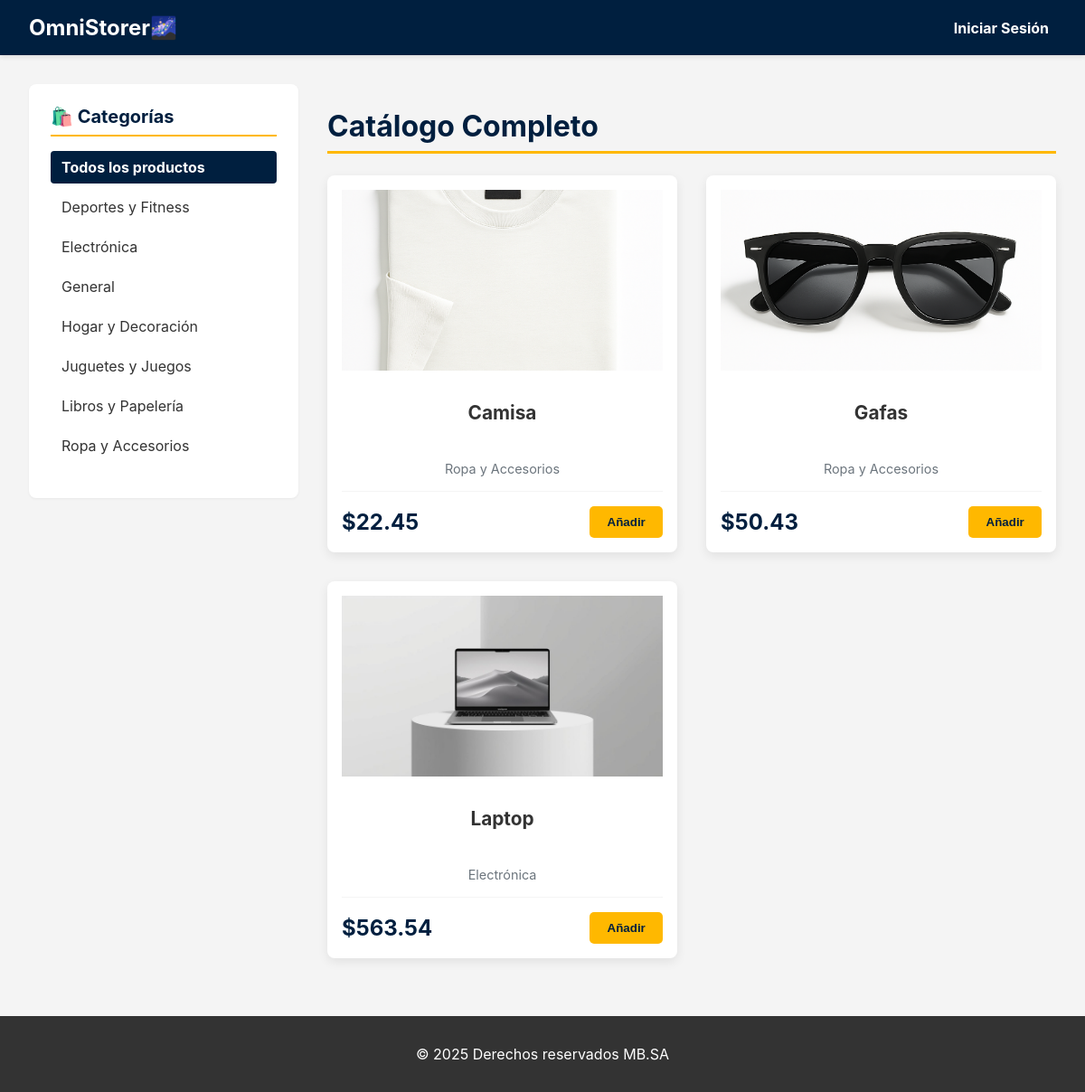
The page / on the database its author committed.
### store/models.py (models this page shows, shortened)
class Category(models.Model):
    name = models.CharField(max_length=255, unique=True)
    slug = models.SlugField(max_length=255, unique=True)
    class Meta:
        verbose_name = 'category'
        verbose_name_plural = 'categories'
        ordering = ('name',)

class Product(models.Model):
    category = models.ForeignKey(
        Category,
        related_name='products',
        on_delete=models.CASCADE,
        db_index=True
    )
    name = models.CharField(max_length=200, db_index=True)
    slug = models.SlugField(max_length=200, db_index=True, unique=True)
    description = models.TextField(blank=True)
    price = models.DecimalField(max_digits=10, decimal_places=2)
    sku = models.CharField(max_length=50, unique=True)
    stock = models.IntegerField()
    available = models.BooleanField(default=True)
    image = models.ImageField(upload_to='products/%Y/%m/%d', blank=True)
    created = models.DateTimeField(auto_now_add=True)
    updated = models.DateTimeField(auto_now=True)
    class Meta:
        ordering = ('name',)
        verbose_name = 'producto'
        verbose_name_plural = 'productos'
        indexes = [
            Index(fields=['id', 'slug']),
        ]

### store/views.py (the view)
# urls.py: path('', views.product_list, name='product_list'),
def product_list(request, category_slug=None):
    categories = Category.objects.all()
    products = Product.objects.filter(available=True)
    current_category = None
    if category_slug:
        current_category = get_object_or_404(Category, slug=category_slug)
        products = products.filter(category=current_category)
    cart_count = get_cart_count(request)
    context = {
        'categories': categories,  # Lista de todas las categorías
        'products': products,  # Lista de productos (filtrados o todos)
        'current_category': current_category,  # Categoría seleccionada (para el título y el menú activo)
        'cart_count': cart_count,
        'stripe_public_key': settings.STRIPE_PUBLIC_KEY
    }
    return render(request, 'store/product_list.html', context)

### store/views.py (called while the page is built)
def get_cart_count(request):
    cart = request.session.get('cart', {})
    return sum(item['quantity'] for item in cart.values())

### store/templates/store/product_list.html (shortened to what this page needs)
{% extends "base.html" %}
{% load static %}
{% block content %}
    <h2 class="title-heading">
        {% if current_category %}
            {{ current_category.name }}
        {% else %}
            Catálogo Completo
        {% endif %}
    </h2>
    <div class="product-grid">
        {% for product in products %}
            <div class="product-card">
                <div class="product-image-container">
                    {% if product.image %}
                        <img src="{{ product.image.url }}" alt="{{ product.name }}" class="product-image">
                    {% else %}
                        <div class="product-placeholder">📦</div>
                    {% endif %}
                </div>
                <h3 class="product-name">
                    <a href="{% url 'product_detail' product.slug %}">{{ product.name }}</a>
                </h3>
                <p class="product-category">{{ product.category.name }}</p>
                <div class="product-footer">
                    <span class="product-price">${{ product.price|floatformat:2 }}</span>
                    <form hx-post="{% url 'add_to_cart' product.id %}"
                          hx-target="#floating-message-container"
                          hx-swap="innerHTML"
                          hx-indicator="#loading-{{ product.id }}"
                          class="inline-block"
                    >
                        <button type="submit"
                                class="add-to-cart-btn"
                                hx-on:htmx:afterRequest="
                                    // Dispara el evento 'updateCart' en el body si la petición fue exitosa (status 200-299)
                                    if(event.detail.successful) {
                                        htmx.trigger(document.body, 'updateCart', {});
                                        // La vista 'add_to_cart' debe devolver el HTML del mensaje flotante.
                                    }
                                ">
                            Añadir
                        </button>
                    </form>
                </div>
            </div>
        {% empty %}
            <p class="no-products-message">¡No se encontraron productos en esta sección! Vuelva más tarde.</p>
        {% endfor %}
    </div>
{% endblock %}

### templates/base.html (shortened to what this page needs)
<!DOCTYPE html>
<html lang="es">
<head>
</head>
<body>
    <header>
        <nav>
            <h1><a href="{% url 'product_list' %}">OmniStorer🌌</a></h1>
            <ul>
                {% if user.is_authenticated %}
                <li>{{ user.username }}</li>
                <li><a href="{% url 'contact' %}">Contacto</a></li>
                <li><a href="{% url 'purchase_history' %}">Mi Historial</a></li>
                <li>
                    <a href="{% url 'cart_detail' %}">Carrito (<span id="cart-count" hx-get="{% url 'get_cart_count' %}" hx-trigger="load, updateCart from:body" hx-swap="innerHTML">{{ cart_count|default:0 }}</span>)</a>
                </li>
                <li><a href="{% url 'logout' %}">Cerrar Sesión</a></li>
                {% else %}
                <li><a href="/accounts/login/">Iniciar Sesión</a></li>
                {% endif %}
            </ul>
        </nav>
    </header>
    <div class="content-wrapper">
        {% if categories %}
        <aside class="sidebar">
            <div class="category-list">
                <h3>🛍️ Categorías</h3>
                <ul>
                    <li>
                        <a href="{% url 'product_list' %}" class="{% if not current_category %}active{% endif %}">
                            Todos los productos
                        </a>
                    </li>
                    {% for category in categories %}
                        <li>
                            <a href="{% url 'product_list_by_category' category.slug %}"
                               class="{% if current_category and current_category.slug == category.slug %}active{% endif %}">
                                {{ category.name }}
                            </a>
                        </li>
                    {% endfor %}
                </ul>
            </div>
        </aside>
        {% endif %}
        <main>
            {% block content %}
            {% endblock %}
        </main>
    </div>
    <footer>
        <p>&copy; 2025 Derechos reservados MB.SA</p>
    </footer>
</body>
</html>

### templates/base.html (style rules this page uses)
:root { --color-blue: #001f3f; --color-white: #ffffff; --color-gray: #f4f4f4; --color-dark-gray: #333; --color-accent: #ffb800; }
body { font-family: 'Inter', Arial, sans-serif; margin: 0; background-color: var(--color-gray); color: var(--color-dark-gray); }
header { background-color: var(--color-blue); color: var(--color-white); padding: 1rem 2rem; box-shadow: 0 2px 5px rgba(0,0,0,0.1); position: sticky; top: 0; z-index: 100; }
nav { display: flex; justify-content: space-between; align-items: center; }
nav h1 { margin: 0; font-size: 1.5rem; }
nav h1 a { color: var(--color-white); text-decoration: none; }
nav ul { list-style: none; margin: 0; padding: 0; display: flex; gap: 1.5rem; }
nav ul a { color: var(--color-white); text-decoration: none; font-weight: bold; padding: 0.5rem; border-bottom: 2px solid transparent; transition: border-bottom 0.3s ease; }
.content-wrapper { display: flex; gap: 2rem; padding: 2rem; min-height: calc(100vh - 150px); max-width: 1200px; margin: 0 auto; }
aside.sidebar { flex: 0 0 250px; background-color: var(--color-white); padding: 1.5rem; border-radius: 8px; box-shadow: 0 1px 3px rgba(0,0,0,0.05); align-self: flex-start; }
.category-list h3 { margin-top: 0; margin-bottom: 1rem; font-size: 1.25rem; color: var(--color-blue); border-bottom: 2px solid var(--color-accent); padding-bottom: 0.5rem; }
.category-list ul { list-style: none; padding: 0; }
.category-list li { margin-bottom: 0.5rem; }
.category-list a { display: block; padding: 0.5rem 0.75rem; text-decoration: none; color: var(--color-dark-gray); border-radius: 4px; transition: background-color 0.2s; }
.category-list .active { background-color: var(--color-blue); color: var(--color-white); font-weight: bold; }
main { flex-grow: 1; padding: 0; }
footer { background-color: var(--color-dark-gray); color: var(--color-white); text-align: center; padding: 1rem; margin-top: 2rem; }

### store/templates/store/product_list.html (style rules this page uses)
.title-heading { font-size: 2rem; color: var(--color-blue); margin-bottom: 1.5rem; border-bottom: 3px solid var(--color-accent); padding-bottom: 0.5rem; }
.product-grid { display: grid; grid-template-columns: repeat(auto-fit, minmax(280px, 1fr)); gap: 2rem; margin-top: 1rem; }
.product-card { background-color: var(--color-white); border-radius: 8px; box-shadow: 0 4px 12px rgba(0,0,0,0.08); overflow: hidden; transition: transform 0.3s ease, box-shadow 0.3s ease; display: flex; flex-direction: column; padding: 1rem; text-align: center; }
.product-image-container { width: 100%; height: 200px; background-color: var(--color-gray); display: flex; justify-content: center; align-items: center; margin-bottom: 1rem; border-radius: 6px; }
.product-image { width: 100%; height: 100%; object-fit: cover; }
.product-name a { font-size: 1.3rem; color: var(--color-dark-gray); text-decoration: none; font-weight: bold; display: block; margin-bottom: 0.5rem; transition: color 0.2s; }
.product-category { font-size: 0.9rem; color: #6c757d; margin-bottom: 1rem; }
.product-footer { margin-top: auto; display: flex; justify-content: space-between; align-items: center; padding-top: 1rem; border-top: 1px solid var(--color-gray); }
.product-price { font-size: 1.5rem; font-weight: bolder; color: var(--color-blue); }
.add-to-cart-btn { background-color: var(--color-accent); color: var(--color-blue); border: none; padding: 0.6rem 1.2rem; border-radius: 5px; cursor: pointer; font-weight: bold; transition: background-color 0.2s, transform 0.1s; }

### rows shown on the page
Category: name "Deportes y Fitness"
Category: name "Electrónica"
Category: name "General"
Category: name "Hogar y Decoración"
Category: name "Juguetes y Juegos"
Category: name "Libros y Papelería"
Category: name "Ropa y Accesorios"
Product: image (picture), name "Camisa", category.name "Ropa y Accesorios", price "22.45"
Product: image (picture), name "Gafas", category.name "Ropa y Accesorios", price "50.43"
Product: image (picture), name "Laptop", category.name "Electrónica", price "563.54"
